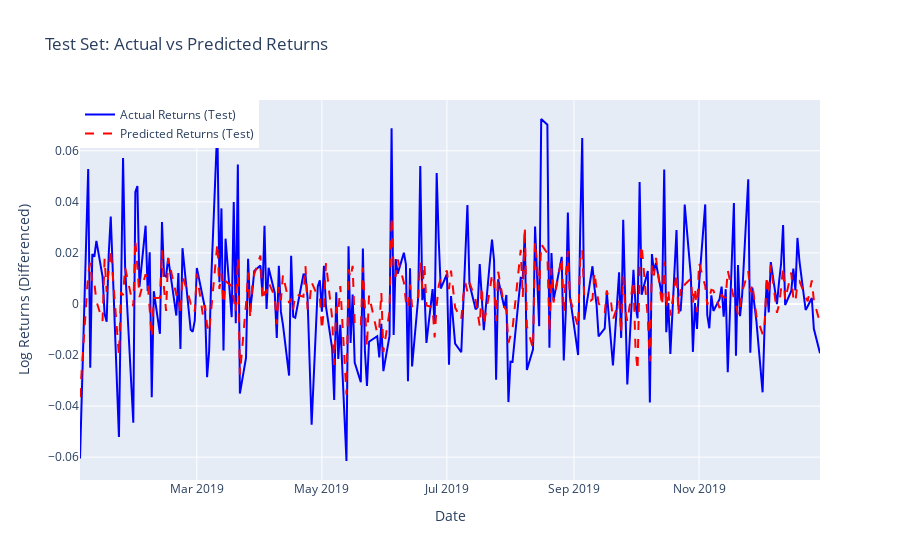

Write notebook code for a chart like this one.
### Code cell
# Create Traces
fig = go.Figure()

# Actual Returns (Test)
fig.add_trace(go.Scatter(x=linear_test_df.index, 
                         y=y_test, 
                         mode='lines', 
                         name='Actual Returns (Test)',
                         line=dict(color='blue')))

# Predicted Returns (Test)
fig.add_trace(go.Scatter(x=linear_test_df.index, 
                         y=y_test_pred, 
                         mode='lines', 
                         name='Predicted Returns (Test)',
                         line=dict(color='red', dash='dash')))

# Update layout
fig.update_layout(title='Test Set: Actual vs Predicted Returns',
                  xaxis_title='Date',
                  yaxis_title='Log Returns (Differenced)',
                  legend=dict(x=0, y=1.0),
                  hovermode='x unified')

# Show the figure
fig.show()

### Figure 1 — Plotly figure (JSON) as saved in the notebook; plotly's stock layout.template omitted (floating-point values rounded to 4 significant figures; data arrays with more than 128 entries replaced by an {"elided": "..."} marker saying what was removed)
{"data": [{"line": {"color": "blue"}, "mode": "lines", "name": "Actual Returns (Test)", "type": "scatter", "x": {"elided": "245 str values"}, "y": {"elided": "245 float values"}}, {"line": {"color": "red", "dash": "dash"}, "mode": "lines", "name": "Predicted Returns (Test)", "type": "scatter", "x": {"elided": "245 str values"}, "y": {"elided": "245 float values"}}], "layout": {"hovermode": "x unified", "legend": {"x": 0, "y": 1}, "title": {"text": "Test Set: Actual vs Predicted Returns"}, "xaxis": {"title": {"text": "Date"}}, "yaxis": {"title": {"text": "Log Returns (Differenced)"}}}}
